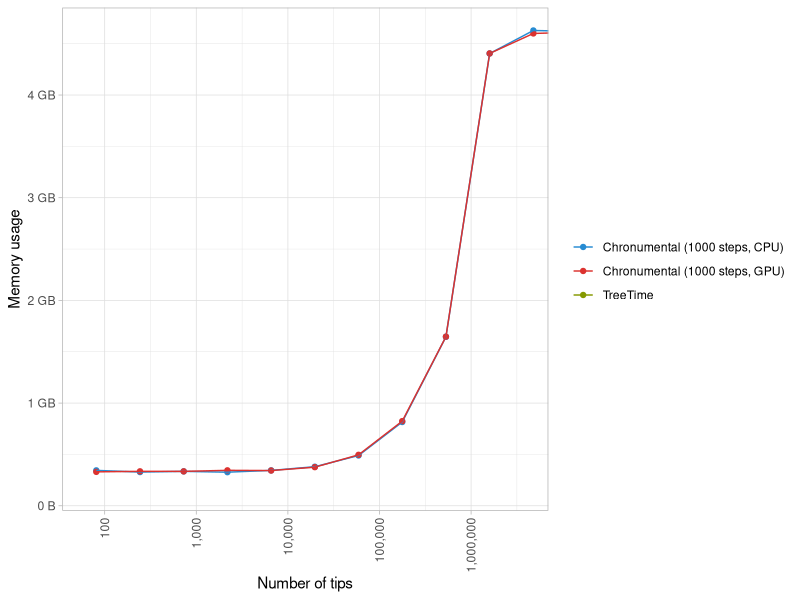
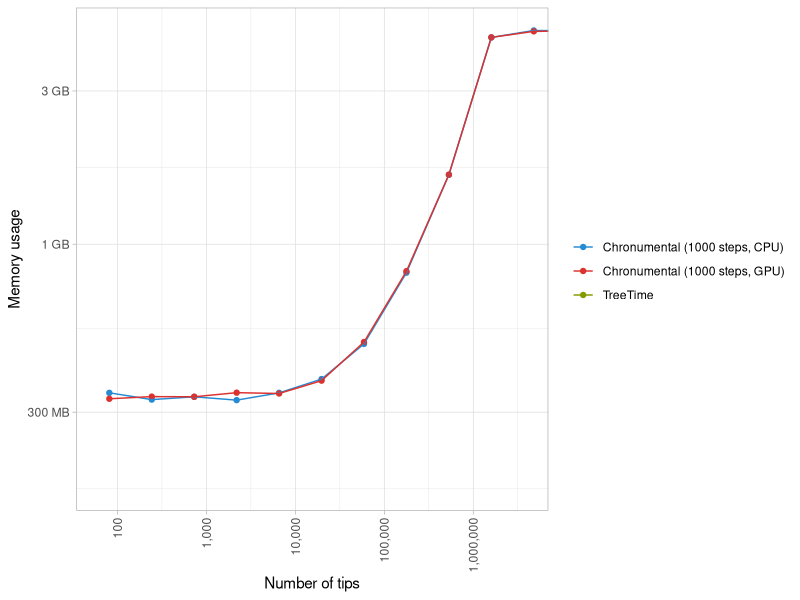
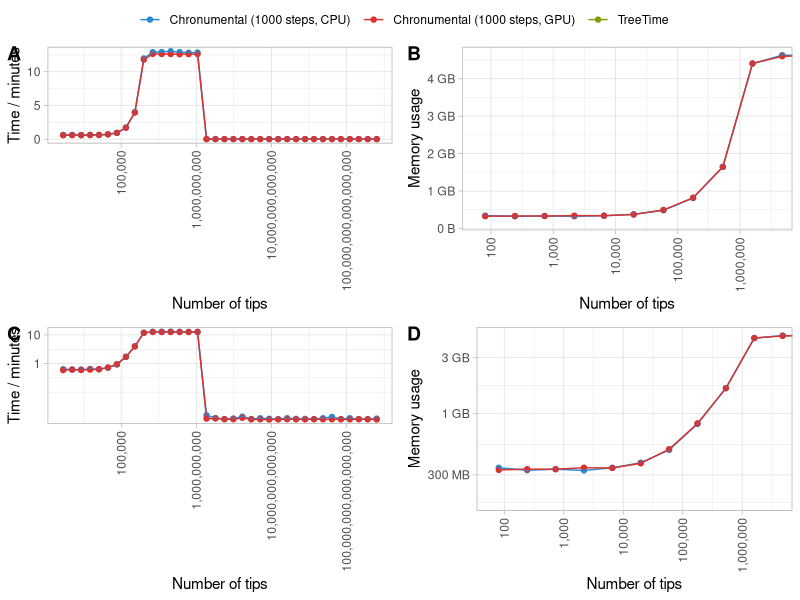
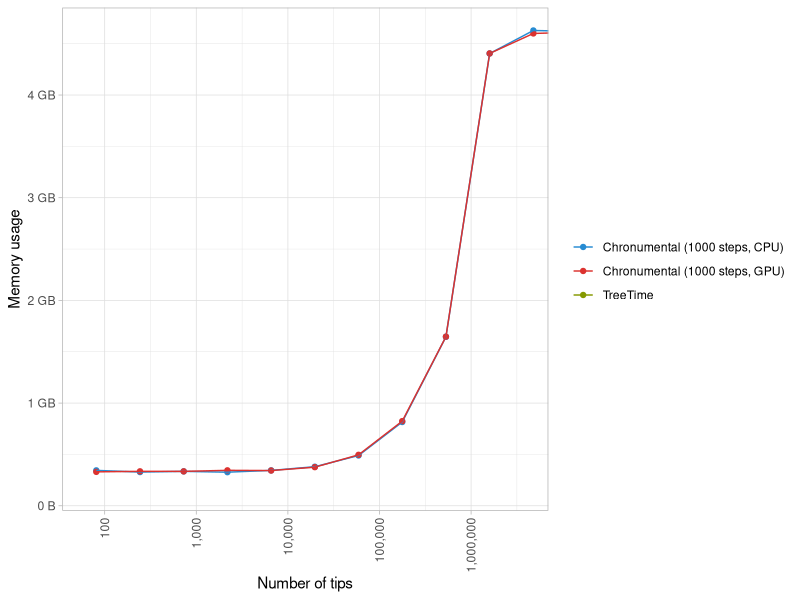
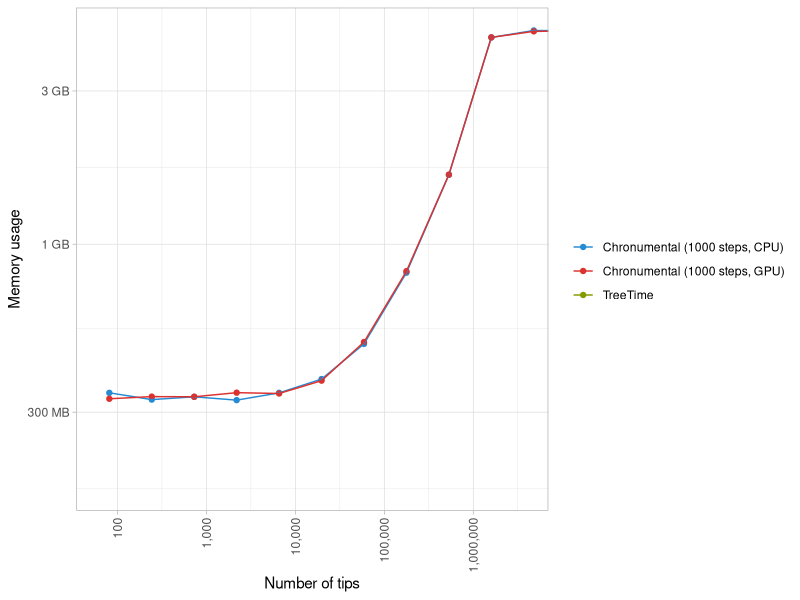
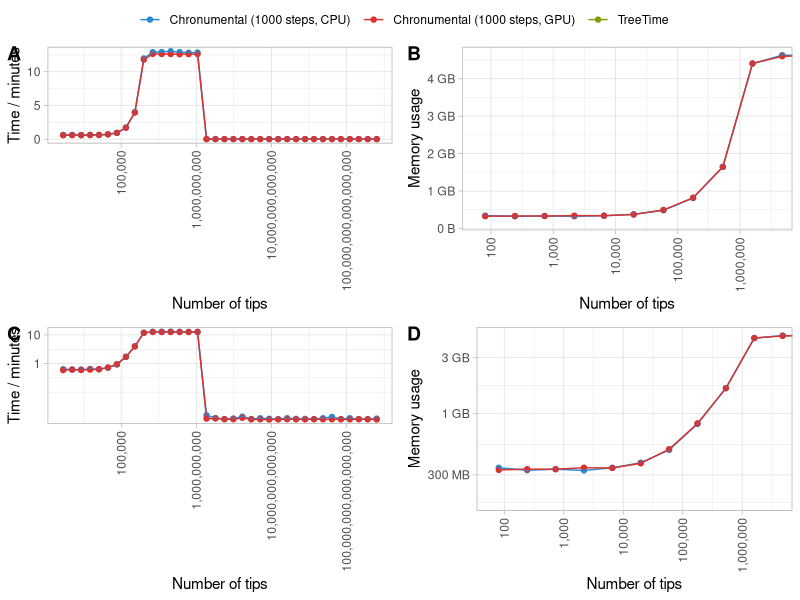
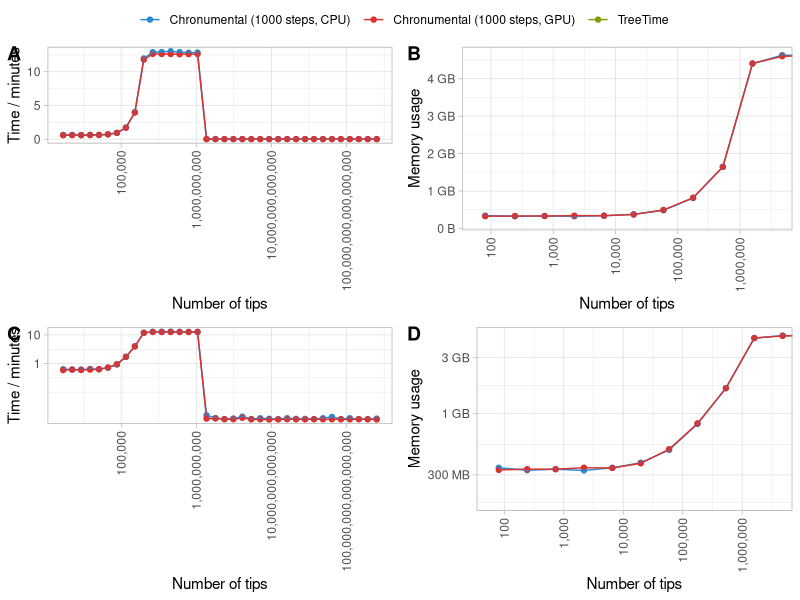
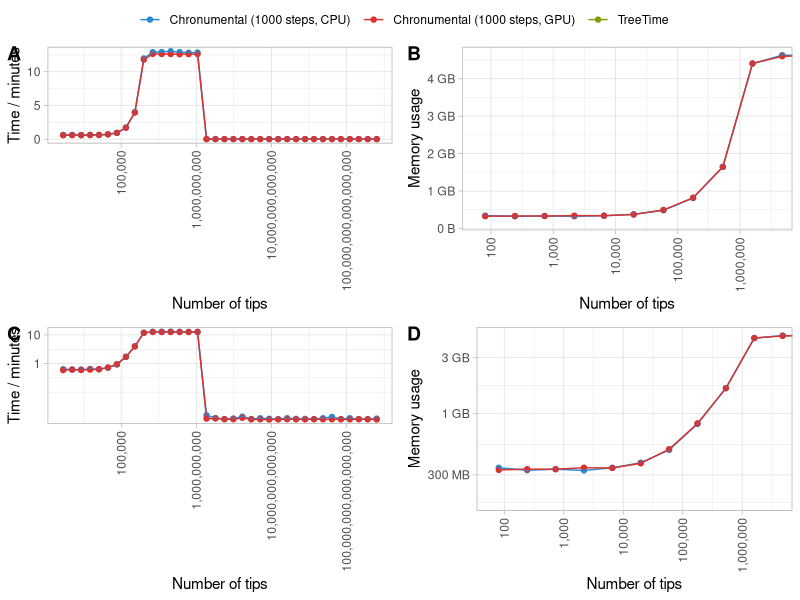

The R script that drew these images, in order:
## ---- chunk 1
library(tidyverse)


library(ggpubr)

library(ggthemes)
perf = read_tsv("performance.tsv") %>% mutate(algorithm_full="TreeTime") %>% mutate(algorithm="TreeTime")
perf
perf_chron = read_tsv("performance_chron.tsv") %>% mutate(algorithm_full="Chronumental (1000 steps, CPU)")%>% mutate(algorithm="Chronumental (1000 steps, CPU)")
perf_chron_gpu = read_tsv("performance_chron_gpu.tsv") %>% mutate(algorithm_full="Chronumental (1000 steps, GPU)")%>% mutate(algorithm="Chronumental (1000 steps, GPU)")


#perf_chron_longer = read_tsv("performance_chron.tsv") %>% mutate(algorithm_full="Chronumental (2000 steps)",time=time*10)%>% mutate(algorithm="Chronumental")
together = bind_rows(perf,perf_chron, perf_chron_gpu)#, perf_chron_longer)

together

time_plot = ggplot(together, aes(x=num_tips,y=time/60,color = algorithm))+geom_point()+scale_x_log10(labels = scales::comma) + scale_y_continuous(labels = scales::comma) +theme_light()+geom_line()+labs(x="Number of tips",y="Time / minutes", color="") +
  scale_colour_solarized("blue")+ theme(axis.text.x = element_text(angle = 90, vjust = 0.5, hjust=1))



mem_plot = ggplot(together %>% filter(algorithm_full!="Chronumental (2000 steps)") , aes(x=num_tips,y=memory*1000,color = algorithm))+geom_point()+scale_x_log10(labels = scales::comma) + scale_y_continuous(label = scales::label_bytes("auto_si"))+coord_cartesian(xlim=c(60,4e6),ylim=c()) +theme_light()+geom_line() +labs(x="Number of tips",y="Memory usage", color="")+
  scale_colour_solarized("blue")+ theme(axis.text.x = element_text(angle = 90, vjust = 0.5, hjust=1))

mem_plot

time_plot_log = time_plot  + scale_y_log10(breaks=c(1,10,100,1000))
mem_plot_log = mem_plot  + scale_y_log10(labels = scales::label_bytes("auto_si"))

mem_plot_log



ggarrange(time_plot,mem_plot,time_plot_log,mem_plot_log,  common.legend = TRUE,labels="AUTO")
ggsave("../manuscript/Figures/performance.pdf",width=7,height=7)
## ---- chunk 2
library(tidyverse)


library(ggpubr)

library(ggthemes)
perf = read_tsv("performance.tsv") %>% mutate(algorithm_full="TreeTime") %>% mutate(algorithm="TreeTime")
perf_chron = read_tsv("performance_chron.tsv") %>% mutate(algorithm_full="Chronumental (1000 steps, CPU)")%>% mutate(algorithm="Chronumental (1000 steps, CPU)")
perf_chron_gpu = read_tsv("performance_chron_gpu.tsv") %>% mutate(algorithm_full="Chronumental (1000 steps, GPU)")%>% mutate(algorithm="Chronumental (1000 steps, GPU)")


#perf_chron_longer = read_tsv("performance_chron.tsv") %>% mutate(algorithm_full="Chronumental (2000 steps)",time=time*10)%>% mutate(algorithm="Chronumental")
together = bind_rows(perf,perf_chron, perf_chron_gpu)#, perf_chron_longer)

together

time_plot = ggplot(together, aes(x=num_tips,y=time/60,color = algorithm))+geom_point()+scale_x_log10(labels = scales::comma) + scale_y_continuous(labels = scales::comma) +theme_light()+geom_line()+labs(x="Number of tips",y="Time / minutes", color="") +
  scale_colour_solarized("blue")+ theme(axis.text.x = element_text(angle = 90, vjust = 0.5, hjust=1))



mem_plot = ggplot(together %>% filter(algorithm_full!="Chronumental (2000 steps)") , aes(x=num_tips,y=memory*1000,color = algorithm))+geom_point()+scale_x_log10(labels = scales::comma) + scale_y_continuous(label = scales::label_bytes("auto_si"))+coord_cartesian(xlim=c(60,4e6),ylim=c()) +theme_light()+geom_line() +labs(x="Number of tips",y="Memory usage", color="")+
  scale_colour_solarized("blue")+ theme(axis.text.x = element_text(angle = 90, vjust = 0.5, hjust=1))

mem_plot

time_plot_log = time_plot  + scale_y_log10(breaks=c(1,10,100,1000))
mem_plot_log = mem_plot  + scale_y_log10(labels = scales::label_bytes("auto_si"))

mem_plot_log


ggarrange(time_plot,mem_plot,time_plot_log,mem_plot_log,  common.legend = TRUE,labels="AUTO")
ggsave("../manuscript/Figures/performance.pdf",width=7,height=7)

